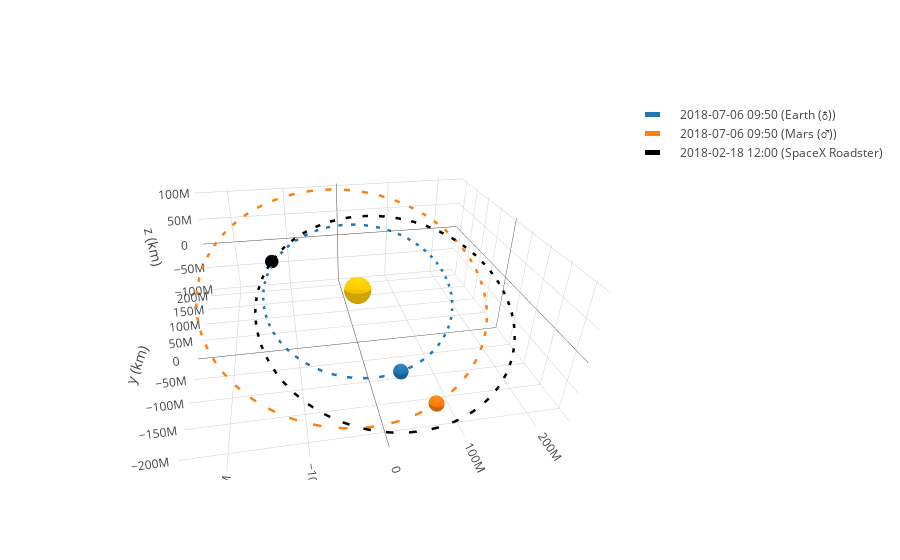

This figure's notebook cell:
### Code cell
frame = OrbitPlotter3D()

frame.plot(Orbit.from_body_ephem(Earth), label=Earth)
frame.plot(Orbit.from_body_ephem(Mars), label=Mars)
frame.plot(roadster, label="SpaceX Roadster", color='black')

frame.set_view(30 * u.deg, -100 * u.deg, 2 * u.km)
frame.show()
